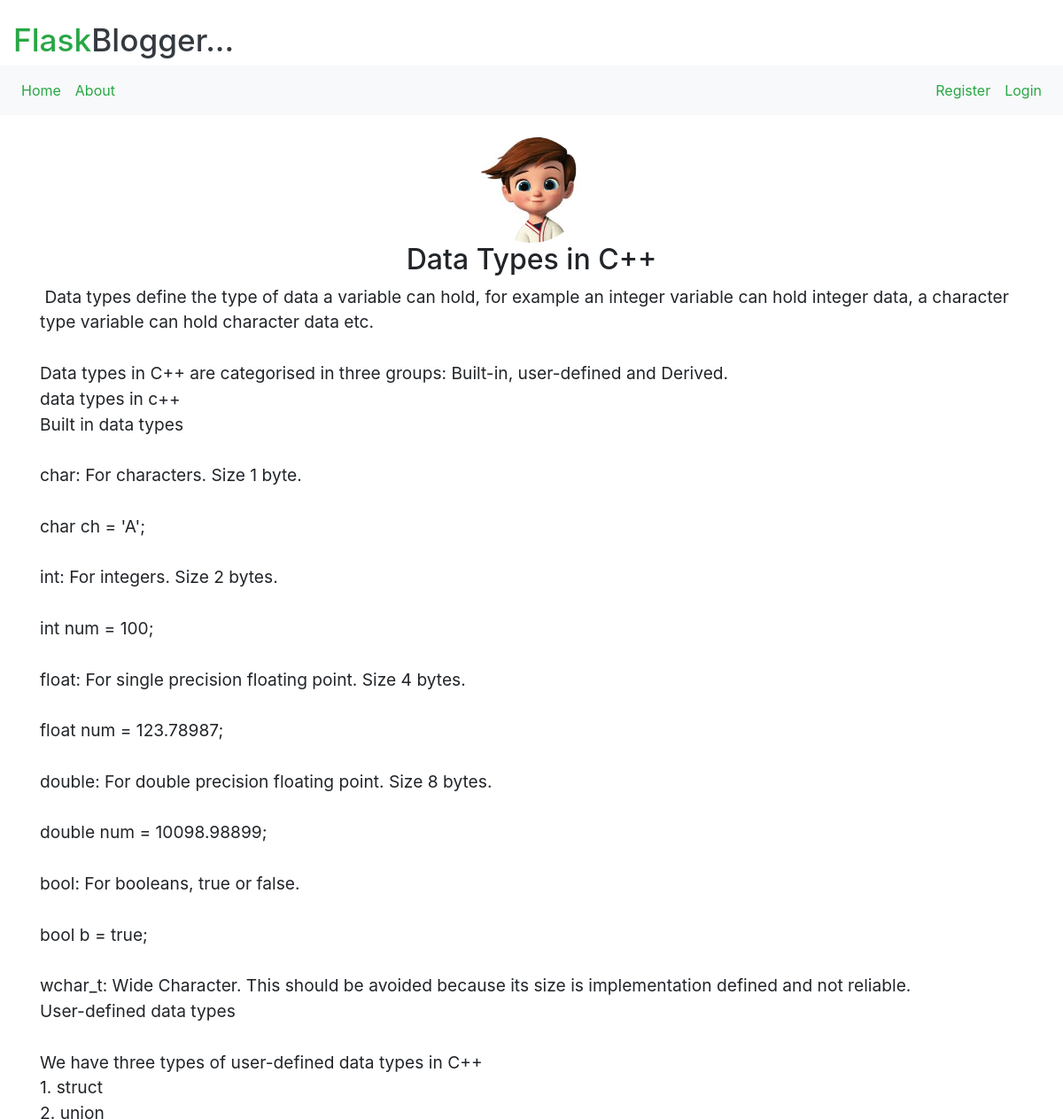
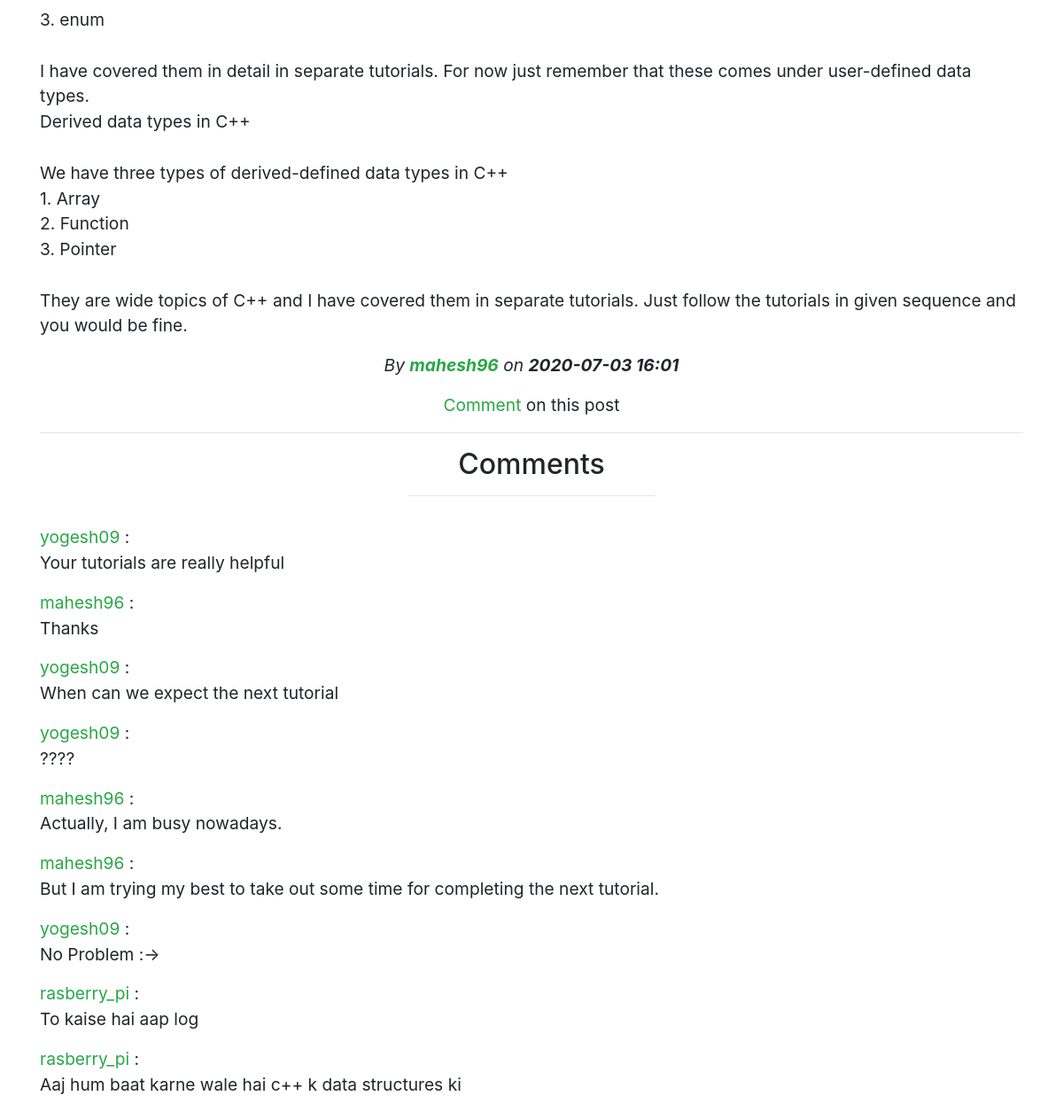
/post/11, run on the app's committed database (2 pictures, top to bottom).
### flaskBlog/models.py (models this page shows, shortened)
class User(db.Model, UserMixin):
    id = db.Column(db.Integer, primary_key=1)
    username = db.Column(db.String(20), unique=1, nullable=0)
    email = db.Column(db.String(100), unique=1, nullable=0)
    image = db.Column(db.String(20), nullable=0, default='default.jpg')
    password = db.Column(db.String(60), nullable=0)
    posts = db.relationship('Post', backref='auther', lazy=1)
    comments = db.relationship('Comment', backref='auther', lazy=1)

class Post(db.Model):
    id = db.Column(db.Integer, primary_key=1)
    title = db.Column(db.String(100), nullable=0)
    date = db.Column(db.DateTime, nullable=0, default=datetime.now(pytz.timezone('Asia/Kolkata')))
    content = db.Column(db.Text, nullable=0)
    userId = db.Column(db.Integer, db.ForeignKey('user.id'), nullable=0)

class Comment(db.Model):
    id = db.Column(db.Integer, primary_key=1)
    content = db.Column(db.Text, nullable=0)
    userId = db.Column(db.Integer, db.ForeignKey('user.id'), nullable=0)
    postId = db.Column(db.Integer, nullable=0)

### flaskBlog/routes.py (the view)
@app.route('/post/<postId>')
def post(postId):
    post = Post.query.get_or_404(postId)
    comments = Comment.query.filter_by(postId=postId).all()
    t=''
    return render_template('post.html', post=post, comments=comments, t=t)

### flaskBlog/templates/post.html (shortened to what this page needs)
{% extends "layout.html" %}
{% block content %}
    <div style="font-size: 120%" class="text-center" >
        <img src="{{ url_for('static',filename='profilePics/'+post.auther.image) }}" height="120px" width="120px" class="rounded-circle">
        <h2>{{ post['title'] }}</h2>
        <p class="text-left" style="white-space: pre-wrap"> {{post.content}} </p>
        <p><i>By <b><a href="{{ url_for('user', username=post.auther.username) }}" class="text-success">{{ post.auther.username }}</a></b>
            on <b>{{ post['date'].strftime('%Y-%m-%d %H:%M') }}</b></i></p>
        <a href="{{ url_for('comment', postId=post.id) }}" class="text-success">Comment</a> on this post
        <hr>
        <h2>Comments</h2>
        <hr class="w-25 pb-3">
        {% for comment in comments %}
            <div class="text-left">
            <a href="{{ url_for('user', username=comment.auther.username) }}" class="text-success">{{ comment.auther.username }}</a> :
            <p style="white-space: pre-wrap">{{ comment['content'] }}</p>
            </div>
        {% endfor %}
    </div>
{% endblock content %}

### data on the page
User: image (placeholder picture), auther.username "mahesh96"
Post: title "Data Types in C++", content "Data types define the type of data a variable can hold, for example an integer variable can hold integer data, a character type variable can hold character data etc. Data types in C++ are categorised in three groups: Built-in, user-defined and Derived. data types in c++ Built in data types char: For characters. Size 1 byte. char ch = 'A'; int: For integers. Size 2 bytes. int num = 100; float: For single precision floating point. Size 4 bytes. float num = 123.78987; double: For double precision floating point. Size 8 bytes. double num = 10098.98899; bool: For booleans, true or false. bool b = true; wchar_t: Wide Character. This should be avoided because its size is implementation defined and…", date "2020-07-03 16:01"
Comment: auther.username "yogesh09", content "Your tutorials are really helpful"
Comment: auther.username "mahesh96", content "Thanks"
Comment: auther.username "yogesh09", content "When can we expect the next tutorial"
Comment: auther.username "yogesh09", content "????"
Comment: auther.username "mahesh96", content "Actually, I am busy nowadays."
Comment: auther.username "mahesh96", content "But I am trying my best to take out some time for completing the next tutorial."
Comment: auther.username "yogesh09", content "No Problem :->"
Comment: auther.username "rasberry_pi", content "To kaise hai aap log"
Comment: auther.username "rasberry_pi", content "Aaj hum baat karne wale hai c++ k data structures ki"
